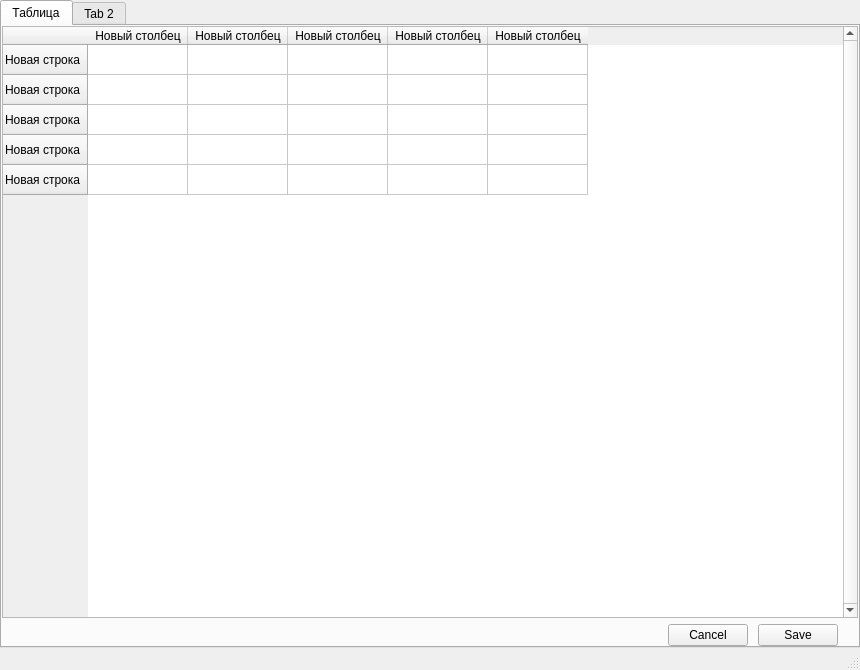
<?xml version="1.0" encoding="UTF-8"?>
<ui version="4.0">
 <class>MainWindow</class>
 <widget class="QMainWindow" name="MainWindow">
  <property name="geometry">
   <rect>
    <x>0</x>
    <y>0</y>
    <width>860</width>
    <height>670</height>
   </rect>
  </property>
  <property name="windowTitle">
   <string>Склад</string>
  </property>
  <widget class="QWidget" name="centralwidget">
   <layout class="QVBoxLayout" name="verticalLayout_2">
    <property name="leftMargin">
     <number>0</number>
    </property>
    <property name="topMargin">
     <number>0</number>
    </property>
    <property name="rightMargin">
     <number>0</number>
    </property>
    <property name="bottomMargin">
     <number>0</number>
    </property>
    <item>
     <layout class="QHBoxLayout" name="horizontalLayout">
      <property name="spacing">
       <number>0</number>
      </property>
      <item>
       <widget class="QTabWidget" name="tab_estimate">
        <property name="currentIndex">
         <number>0</number>
        </property>
        <widget class="QWidget" name="tab">
         <attribute name="title">
          <string>Таблица</string>
         </attribute>
         <layout class="QHBoxLayout" name="horizontalLayout_2">
          <property name="spacing">
           <number>0</number>
          </property>
          <property name="leftMargin">
           <number>0</number>
          </property>
          <property name="topMargin">
           <number>0</number>
          </property>
          <property name="rightMargin">
           <number>0</number>
          </property>
          <property name="bottomMargin">
           <number>0</number>
          </property>
          <item>
           <layout class="QVBoxLayout" name="verticalLayout">
            <property name="spacing">
             <number>6</number>
            </property>
            <item>
             <widget class="QTableWidget" name="tableWidget">
              <property name="verticalScrollBarPolicy">
               <enum>Qt::ScrollBarAlwaysOn</enum>
              </property>
              <row>
               <property name="text">
                <string>Новая строка</string>
               </property>
              </row>
              <row>
               <property name="text">
                <string>Новая строка</string>
               </property>
              </row>
              <row>
               <property name="text">
                <string>Новая строка</string>
               </property>
              </row>
              <row>
               <property name="text">
                <string>Новая строка</string>
               </property>
              </row>
              <row>
               <property name="text">
                <string>Новая строка</string>
               </property>
              </row>
              <column>
               <property name="text">
                <string>Новый столбец</string>
               </property>
              </column>
              <column>
               <property name="text">
                <string>Новый столбец</string>
               </property>
              </column>
              <column>
               <property name="text">
                <string>Новый столбец</string>
               </property>
              </column>
              <column>
               <property name="text">
                <string>Новый столбец</string>
               </property>
              </column>
              <column>
               <property name="text">
                <string>Новый столбец</string>
               </property>
              </column>
             </widget>
            </item>
            <item>
             <layout class="QHBoxLayout" name="horizontalLayout_3">
              <property name="spacing">
               <number>10</number>
              </property>
              <property name="leftMargin">
               <number>0</number>
              </property>
              <property name="topMargin">
               <number>0</number>
              </property>
              <property name="rightMargin">
               <number>20</number>
              </property>
              <property name="bottomMargin">
               <number>0</number>
              </property>
              <item>
               <spacer name="horizontalSpacer">
                <property name="orientation">
                 <enum>Qt::Horizontal</enum>
                </property>
                <property name="sizeHint" stdset="0">
                 <size>
                  <width>40</width>
                  <height>20</height>
                 </size>
                </property>
               </spacer>
              </item>
              <item>
               <widget class="QPushButton" name="btn_cancel">
                <property name="sizePolicy">
                 <sizepolicy hsizetype="Maximum" vsizetype="Fixed">
                  <horstretch>0</horstretch>
                  <verstretch>0</verstretch>
                 </sizepolicy>
                </property>
                <property name="minimumSize">
                 <size>
                  <width>0</width>
                  <height>0</height>
                 </size>
                </property>
                <property name="baseSize">
                 <size>
                  <width>0</width>
                  <height>0</height>
                 </size>
                </property>
                <property name="text">
                 <string>Cancel</string>
                </property>
               </widget>
              </item>
              <item>
               <widget class="QPushButton" name="btn_save">
                <property name="text">
                 <string>Save</string>
                </property>
               </widget>
              </item>
             </layout>
            </item>
           </layout>
          </item>
         </layout>
        </widget>
        <widget class="QWidget" name="tab_2">
         <attribute name="title">
          <string>Tab 2</string>
         </attribute>
        </widget>
       </widget>
      </item>
     </layout>
    </item>
   </layout>
  </widget>
  <widget class="QMenuBar" name="menubar">
   <property name="geometry">
    <rect>
     <x>0</x>
     <y>0</y>
     <width>860</width>
     <height>22</height>
    </rect>
   </property>
  </widget>
  <widget class="QStatusBar" name="statusbar"/>
 </widget>
 <resources/>
 <connections/>
</ui>
